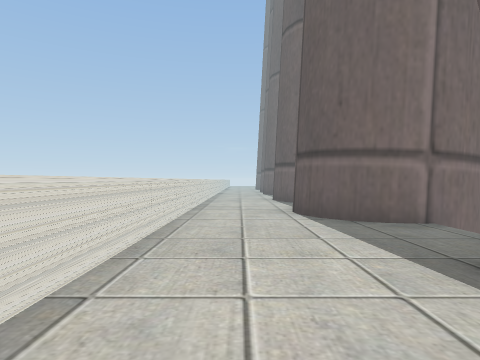
View 1 (above)

16 first-person views from a walk through a Unity game level. The camera is 1.5 m above the floor, looks level and sees 75° across. The floor is counted in squares, 2 m on a side. Each view is taken from the middle of a square. On the plan, view 1 faces up. The plan holds only what a view shows up to about 10 squares ahead; the rest is blank. The place goes on beyond the plan.

View 2
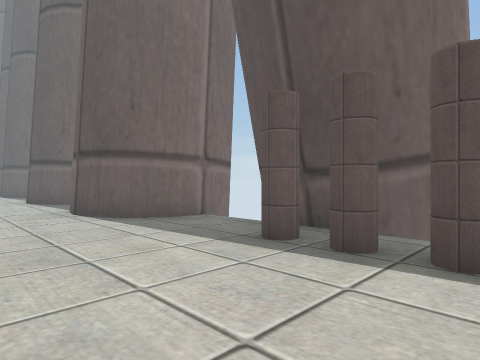

View 3
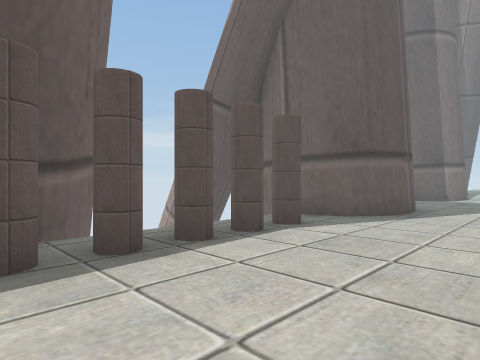

View 4
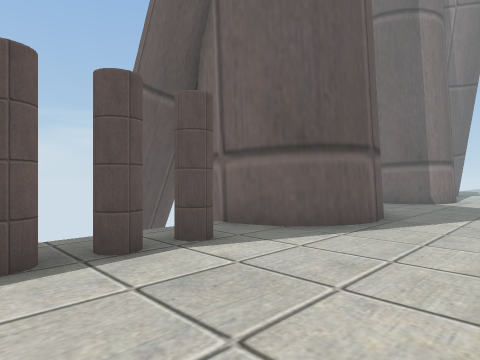

View 5
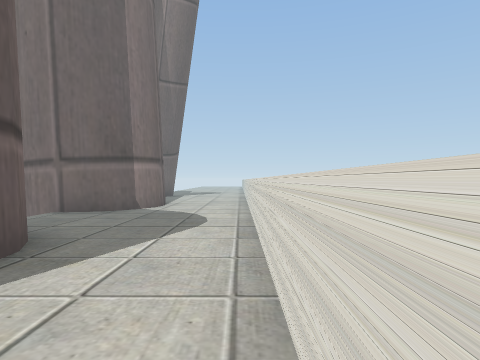

View 6
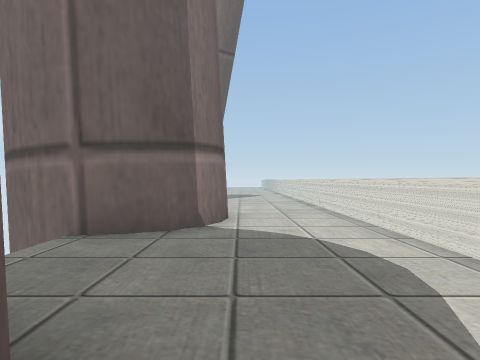

View 7
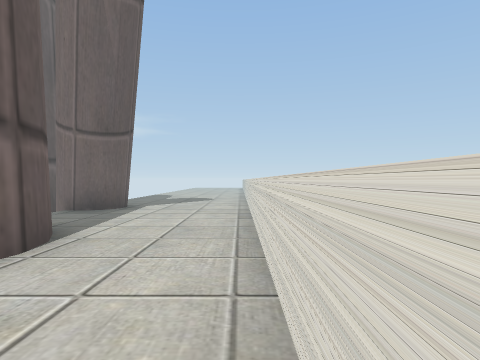

View 8
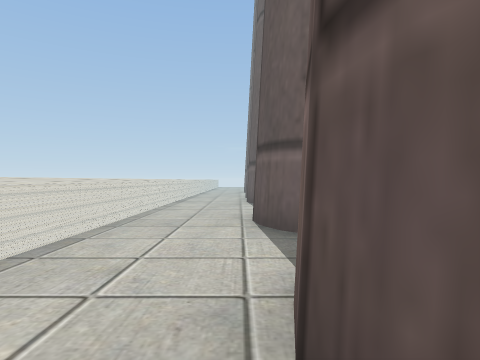

View 9
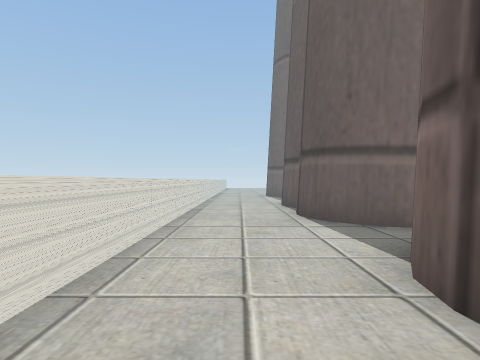

View 10
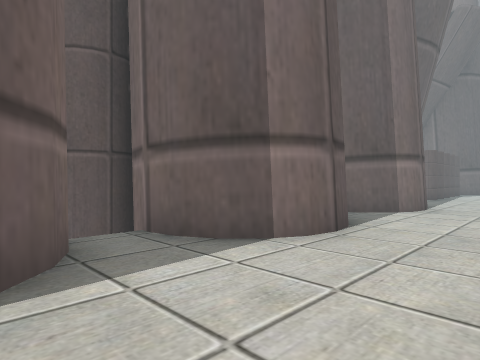

View 11
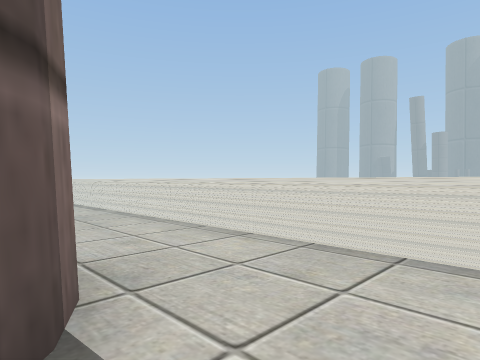

View 12
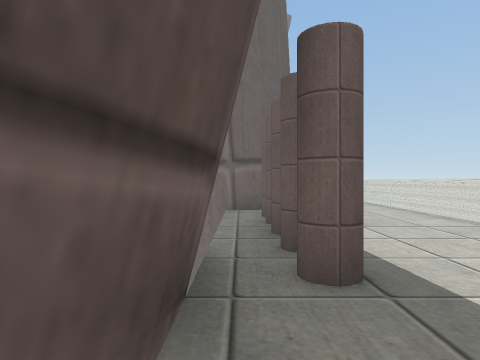

View 13
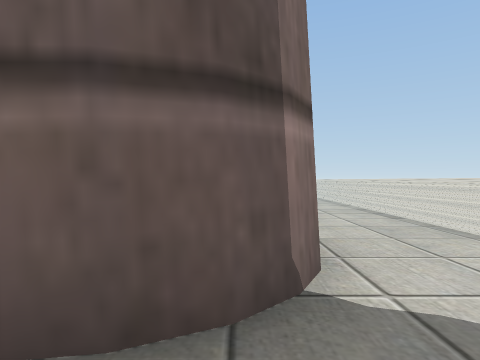

View 14
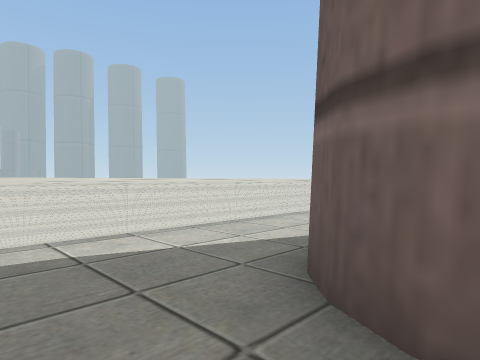

View 15
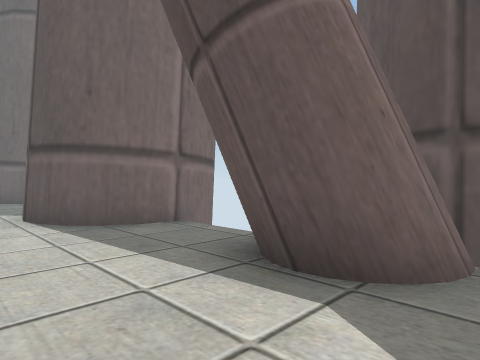

View 16
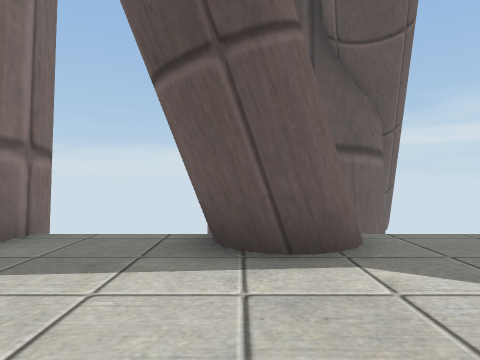

### Floor plan
Points are (right, up) in squares from view 1. A wall is a line through its corners. A room is listed if a view was taken in it or the views show most of it. See-through windows are left out.
Room 1 (views 1, 2, 3, 4, 5, 6, 7, 8, 9, 10, 11, 12, 13, 14, 15, 16)
walls: (4.1, 1.2) (3.7, 1.6) (3.3, 2.3) (3.2, 2.9) (3.3, 3.3); (3.2, 3.1) (3.7, 4.1); (2.6, -6.6) (2.1, -6.3) (1.6, -5.8) (1.4, -5.3) (1.3, -4.7) (1.4, -4.1) (1.6, -3.6) (2.1, -3.1) (2.6, -2.9) (3.2, -2.8) (3.8, -2.9); (3.8, 5.5) (3.2, 5.4) (2.6, 5.5) (2.1, 5.7) (1.6, 6.1) (1.4, 6.7) (1.3, 7.3) (1.4, 7.9) (1.6, 8.4) (2.1, 8.9) (2.4, 9.1); (2.1, 10.1) (1.6, 10.7) (1.4, 11.2) (1.3, 11.8) (1.4, 12.4) (1.6, 12.9) (2.1, 13.4) (2.6, 13.6) (3.2, 13.7) (3.8, 13.6); (2.7, -13.1) (2, -12.7); (3.8, -13) (3.2, -13.1) (2.3, -13) (1.6, -12.3) (1.4, -11.8) (1.3, -11.2) (1.4, -10.6) (1.6, -10.1) (2, -9.6) (2.6, -9.4) (3.2, -9.3) (3.8, -9.4); (3, -15.4) (3.6, -15.8); (2.9, -15.5) (3.4, -15.6); (2, -16.1) (2.3, -15.5) (3.3, -15.4); (2.6, 14.9) (2.1, 15.2) (1.6, 15.6) (1.4, 16.2) (1.3, 16.6); (2.3, -17.2) (2, -16.5); (3.2, -17.4) (3.1, -17.4) (2.1, -17.1) (2, -16.4) (2.1, -15.9); (2.6, -17.5) (2, -16.6); (2.8, -17.5) (2.1, -16.9); (4.3, -17.6) (4.3, -17.2); (4.6, -18.2) (4.2, -17.4); (-1.2, 16.5) (-1.2, -18)
objects: other object (2, -1); other object (2, 0); other object (2, 1); other object (2, 2); other object (2, 3)

Where each view was taken, in squares from view 1:
view 1: 0 up, 0 right, facing up
view 2: 0 up, 1 left, facing up-right
view 3: 3 up, 1 left, facing down-right
view 4: 1 up, 1 left, facing down-right
view 5: 2 down, 1 left, facing down
view 6: 5 down, 1 right, facing down
view 7: 8 down, 1 left, facing down
view 8: 6 up, 1 right, facing up
view 9: 10 up, 0 right, facing up
view 10: 16 up, 1 left, facing down-right
view 11: 10 up, 2 right, facing down-left
view 12: 5 up, 3 right, facing down
view 13: 8 down, 2 right, facing down
view 14: 8 down, 3 right, facing up-left
view 15: 18 down, 0 right, facing up-right
view 16: 16 down, 1 left, facing right
